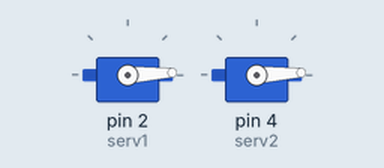
Recording of a sketch running on a simulated Arduino Uno, built with avr-gcc and run on an emulated ATmega328P. Shown: 2 × servo.

Above: at 0.05 s.
At 0.65 s:
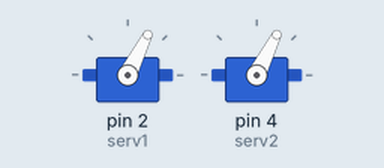
At 1.0 s:
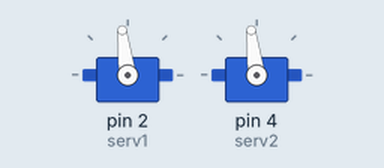
At 1.95 s:
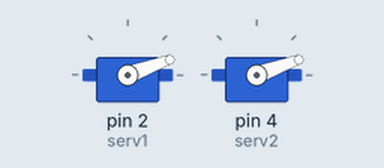
Timing chart, 0 to 4.9 s (numbered marks = the images above):
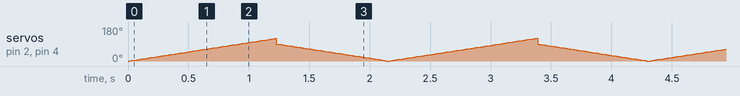

The sketch:

bras_articule.ino
```cpp
#include <Servo.h>

Servo serv1,
      serv2;
int posMoteur = 0;


void setup() {
  serv1.attach(2); // servo 1 sur pin 2
  serv2.attach(4); // servo 2 sur pin 4
}

void loop() {
  for(posMoteur = 0; posMoteur <= 120; posMoteur++){
    serv1.write(posMoteur);
    serv2.write(posMoteur);
    delay(10);
  }
  for(posMoteur = 90; posMoteur >= 0; posMoteur--){
    serv1.write(posMoteur);
    serv2.write(posMoteur);
    delay(10);
  }
}
```
